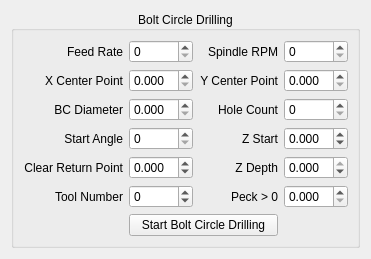
          <widget class="QWidget" name="tab_13">
           <attribute name="title">
            <string>BC</string>
           </attribute>
           <layout class="QGridLayout" name="gridLayout_25">
            <item row="0" column="0">
             <widget class="QGroupBox" name="groupBox_15">
              <property name="title">
               <string>Bolt Circle Drilling</string>
              </property>
              <property name="alignment">
               <set>Qt::AlignCenter</set>
              </property>
              <layout class="QGridLayout" name="gridLayout_26">
               <item row="5" column="2">
                <widget class="QLabel" name="label_36">
                 <property name="text">
                  <string>Z Depth</string>
                 </property>
                 <property name="alignment">
                  <set>Qt::AlignRight|Qt::AlignTrailing|Qt::AlignVCenter</set>
                 </property>
                </widget>
               </item>
               <item row="0" column="2">
                <widget class="QLabel" name="label_35">
                 <property name="text">
                  <string>Spindle RPM</string>
                 </property>
                 <property name="alignment">
                  <set>Qt::AlignRight|Qt::AlignTrailing|Qt::AlignVCenter</set>
                 </property>
                </widget>
               </item>
               <item row="4" column="0">
                <widget class="QLabel" name="label_33">
                 <property name="text">
                  <string>Start Angle</string>
                 </property>
                 <property name="alignment">
                  <set>Qt::AlignRight|Qt::AlignTrailing|Qt::AlignVCenter</set>
                 </property>
                </widget>
               </item>
               <item row="2" column="3">
                <widget class="QDoubleSpinBox" name="doubleSpinBox_15">
                 <property name="decimals">
                  <number>3</number>
                 </property>
                 <property name="maximum">
                  <double>12.000000000000000</double>
                 </property>
                 <property name="function" stdset="0">
                  <string>set_var</string>
                 </property>
                 <property name="variable" stdset="0">
                  <string>1013</string>
                 </property>
                 <property name="input" stdset="0">
                  <string>number</string>
                 </property>
                </widget>
               </item>
               <item row="0" column="1">
                <widget class="QDoubleSpinBox" name="doubleSpinBox_12">
                 <property name="decimals">
                  <number>0</number>
                 </property>
                 <property name="function" stdset="0">
                  <string>set_var</string>
                 </property>
                 <property name="variable" stdset="0">
                  <string>1010</string>
                 </property>
                 <property name="input" stdset="0">
                  <string>number</string>
                 </property>
                </widget>
               </item>
               <item row="2" column="2">
                <widget class="QLabel" name="label_31">
                 <property name="text">
                  <string>Y Center Point</string>
                 </property>
                 <property name="alignment">
                  <set>Qt::AlignRight|Qt::AlignTrailing|Qt::AlignVCenter</set>
                 </property>
                </widget>
               </item>
               <item row="3" column="2">
                <widget class="QLabel" name="label_32">
                 <property name="text">
                  <string>Hole Count</string>
                 </property>
                 <property name="alignment">
                  <set>Qt::AlignRight|Qt::AlignTrailing|Qt::AlignVCenter</set>
                 </property>
                </widget>
               </item>
               <item row="0" column="3">
                <widget class="QDoubleSpinBox" name="doubleSpinBox_13">
                 <property name="decimals">
                  <number>0</number>
                 </property>
                 <property name="maximum">
                  <double>1800.000000000000000</double>
                 </property>
                 <property name="singleStep">
                  <double>500.000000000000000</double>
                 </property>
                 <property name="function" stdset="0">
                  <string>set_var</string>
                 </property>
                 <property name="variable" stdset="0">
                  <string>1011</string>
                 </property>
                 <property name="input" stdset="0">
                  <string>number</string>
                 </property>
                </widget>
               </item>
               <item row="2" column="1">
                <widget class="QDoubleSpinBox" name="doubleSpinBox_14">
                 <property name="decimals">
                  <number>3</number>
                 </property>
                 <property name="maximum">
                  <double>24.000000000000000</double>
                 </property>
                 <property name="function" stdset="0">
                  <string>set_var</string>
                 </property>
                 <property name="variable" stdset="0">
                  <string>1012</string>
                 </property>
                 <property name="input" stdset="0">
                  <string>number</string>
                 </property>
                </widget>
               </item>
               <item row="5" column="1">
                <widget class="QDoubleSpinBox" name="doubleSpinBox_20">
                 <property name="decimals">
                  <number>3</number>
                 </property>
                 <property name="minimum">
                  <double>-4.000000000000000</double>
                 </property>
                 <property name="maximum">
                  <double>0.250000000000000</double>
                 </property>
                 <property name="function" stdset="0">
                  <string>set_var</string>
                 </property>
                 <property name="variable" stdset="0">
                  <string>1018</string>
                 </property>
                 <property name="input" stdset="0">
                  <string>number</string>
                 </property>
                </widget>
               </item>
               <item row="4" column="3">
                <widget class="QDoubleSpinBox" name="doubleSpinBox_19">
                 <property name="decimals">
                  <number>3</number>
                 </property>
                 <property name="minimum">
                  <double>-4.000000000000000</double>
                 </property>
                 <property name="maximum">
                  <double>0.250000000000000</double>
                 </property>
                 <property name="function" stdset="0">
                  <string>set_var</string>
                 </property>
                 <property name="variable" stdset="0">
                  <string>1017</string>
                 </property>
                 <property name="input" stdset="0">
                  <string>number</string>
                 </property>
                </widget>
               </item>
               <item row="5" column="0">
                <widget class="QLabel" name="label_38">
                 <property name="text">
                  <string>Clear Return Point</string>
                 </property>
                 <property name="alignment">
                  <set>Qt::AlignRight|Qt::AlignTrailing|Qt::AlignVCenter</set>
                 </property>
                </widget>
               </item>
               <item row="3" column="0">
                <widget class="QLabel" name="label_29">
                 <property name="text">
                  <string>BC Diameter</string>
                 </property>
                 <property name="alignment">
                  <set>Qt::AlignRight|Qt::AlignTrailing|Qt::AlignVCenter</set>
                 </property>
                </widget>
               </item>
               <item row="4" column="2">
                <widget class="QLabel" name="label_34">
                 <property name="text">
                  <string>Z Start</string>
                 </property>
                 <property name="alignment">
                  <set>Qt::AlignRight|Qt::AlignTrailing|Qt::AlignVCenter</set>
                 </property>
                </widget>
               </item>
               <item row="3" column="3">
                <widget class="QDoubleSpinBox" name="doubleSpinBox_17">
                 <property name="decimals">
                  <number>0</number>
                 </property>
                 <property name="function" stdset="0">
                  <string>set_var</string>
                 </property>
                 <property name="variable" stdset="0">
                  <string>1015</string>
                 </property>
                 <property name="input" stdset="0">
                  <string>number</string>
                 </property>
                </widget>
               </item>
               <item row="2" column="0">
                <widget class="QLabel" name="label_28">
                 <property name="text">
                  <string>X Center Point</string>
                 </property>
                 <property name="alignment">
                  <set>Qt::AlignRight|Qt::AlignTrailing|Qt::AlignVCenter</set>
                 </property>
                </widget>
               </item>
               <item row="4" column="1">
                <widget class="QDoubleSpinBox" name="doubleSpinBox_18">
                 <property name="decimals">
                  <number>0</number>
                 </property>
                 <property name="maximum">
                  <double>360.000000000000000</double>
                 </property>
                 <property name="function" stdset="0">
                  <string>set_var</string>
                 </property>
                 <property name="variable" stdset="0">
                  <string>1016</string>
                 </property>
                 <property name="input" stdset="0">
                  <string>number</string>
                 </property>
                </widget>
               </item>
               <item row="5" column="3">
                <widget class="QDoubleSpinBox" name="doubleSpinBox_21">
                 <property name="decimals">
                  <number>3</number>
                 </property>
                 <property name="minimum">
                  <double>-4.000000000000000</double>
                 </property>
                 <property name="maximum">
                  <double>0.000000000000000</double>
                 </property>
                 <property name="function" stdset="0">
                  <string>set_var</string>
                 </property>
                 <property name="variable" stdset="0">
                  <string>1019</string>
                 </property>
                 <property name="input" stdset="0">
                  <string>number</string>
                 </property>
                </widget>
               </item>
               <item row="3" column="1">
                <widget class="QDoubleSpinBox" name="doubleSpinBox_16">
                 <property name="decimals">
                  <number>3</number>
                 </property>
                 <property name="maximum">
                  <double>12.000000000000000</double>
                 </property>
                 <property name="function" stdset="0">
                  <string>set_var</string>
                 </property>
                 <property name="variable" stdset="0">
                  <string>1014</string>
                 </property>
                 <property name="input" stdset="0">
                  <string>number</string>
                 </property>
                </widget>
               </item>
               <item row="0" column="0">
                <widget class="QLabel" name="label_37">
                 <property name="text">
                  <string>Feed Rate</string>
                 </property>
                 <property name="alignment">
                  <set>Qt::AlignRight|Qt::AlignTrailing|Qt::AlignVCenter</set>
                 </property>
                </widget>
               </item>
               <item row="6" column="3">
                <widget class="QDoubleSpinBox" name="doubleSpinBox_22">
                 <property name="decimals">
                  <number>3</number>
                 </property>
                 <property name="function" stdset="0">
                  <string>set_var</string>
                 </property>
                 <property name="variable" stdset="0">
                  <string>1020</string>
                 </property>
                 <property name="input" stdset="0">
                  <string>number</string>
                 </property>
                </widget>
               </item>
               <item row="6" column="2">
                <widget class="QLabel" name="label_39">
                 <property name="text">
                  <string>Peck &gt; 0</string>
                 </property>
                 <property name="alignment">
                  <set>Qt::AlignRight|Qt::AlignTrailing|Qt::AlignVCenter</set>
                 </property>
                </widget>
               </item>
               <item row="6" column="1">
                <widget class="QDoubleSpinBox" name="doubleSpinBox_23">
                 <property name="decimals">
                  <number>0</number>
                 </property>
                 <property name="minimum">
                  <double>-1.000000000000000</double>
                 </property>
                 <property name="maximum">
                  <double>255.000000000000000</double>
                 </property>
                 <property name="function" stdset="0">
                  <string>set_var</string>
                 </property>
                 <property name="variable" stdset="0">
                  <string>1021</string>
                 </property>
                 <property name="input" stdset="0">
                  <string>number</string>
                 </property>
                </widget>
               </item>
               <item row="6" column="0">
                <widget class="QLabel" name="label_41">
                 <property name="text">
                  <string>Tool Number</string>
                 </property>
                 <property name="alignment">
                  <set>Qt::AlignRight|Qt::AlignTrailing|Qt::AlignVCenter</set>
                 </property>
                </widget>
               </item>
               <item row="7" column="1" colspan="2">
                <widget class="QPushButton" name="pushButton_11">
                 <property name="text">
                  <string>Start Bolt Circle Drilling</string>
                 </property>
                 <property name="function" stdset="0">
                  <string>mdi</string>
                 </property>
                 <property name="command" stdset="0">
                  <string>o &lt;bc&gt; call </string>
                 </property>
                </widget>
               </item>
              </layout>
             </widget>
            </item>
           </layout>
          </widget>
